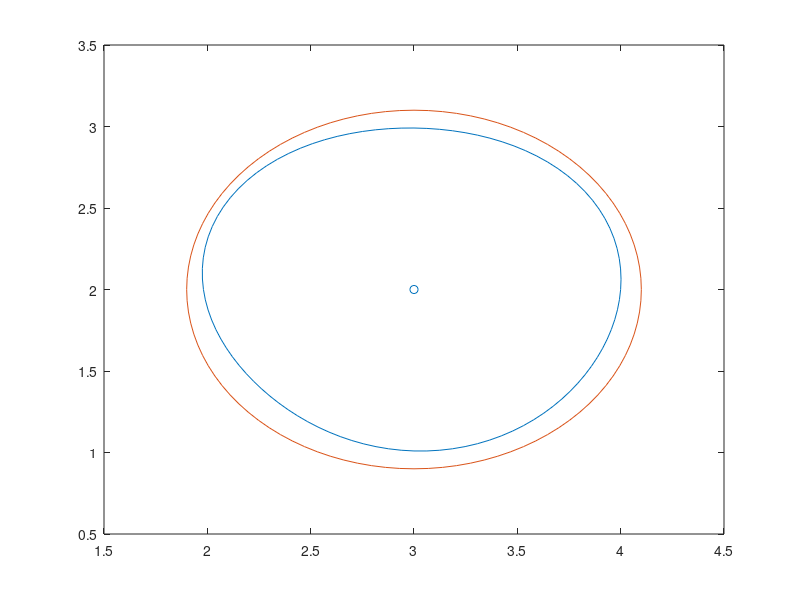

Reproduce this figure in MATLAB.
%hyper parameters
th = 0:pi/50:2*pi;
w = 0.1; % closer to 0 the more "circular" the shape will be
r0 = 1; %radius
x0 = 3; % center of blob for x axis
y0 = 2; % center of blob for y axis

%random weights intialized
t1 = 2*pi*.468;
t2 = 2*pi*0.9;
t3 = 2*pi*.464;

w1 = 0.225;
w2 = 0.159;
w3 = 0.225;

% our "blob"
r=r0-w*(w1*sin(th+t1)+w2*sin(2*th+t2)+w3*sin(3*th+t3)); %creates a "blob"
r1 = r0 + r0*w;
% plot in cartesian
[x,y] = pol2cart(th,r);
[x1,y1] = pol2cart(th,r1);
x = x + x0;
y = y + y0;
x1 = x1 + x0;
y1 = y1 + y0;
plot(x,y)
hold on
plot(x1,y1)
scatter(x0,y0)
hold off
